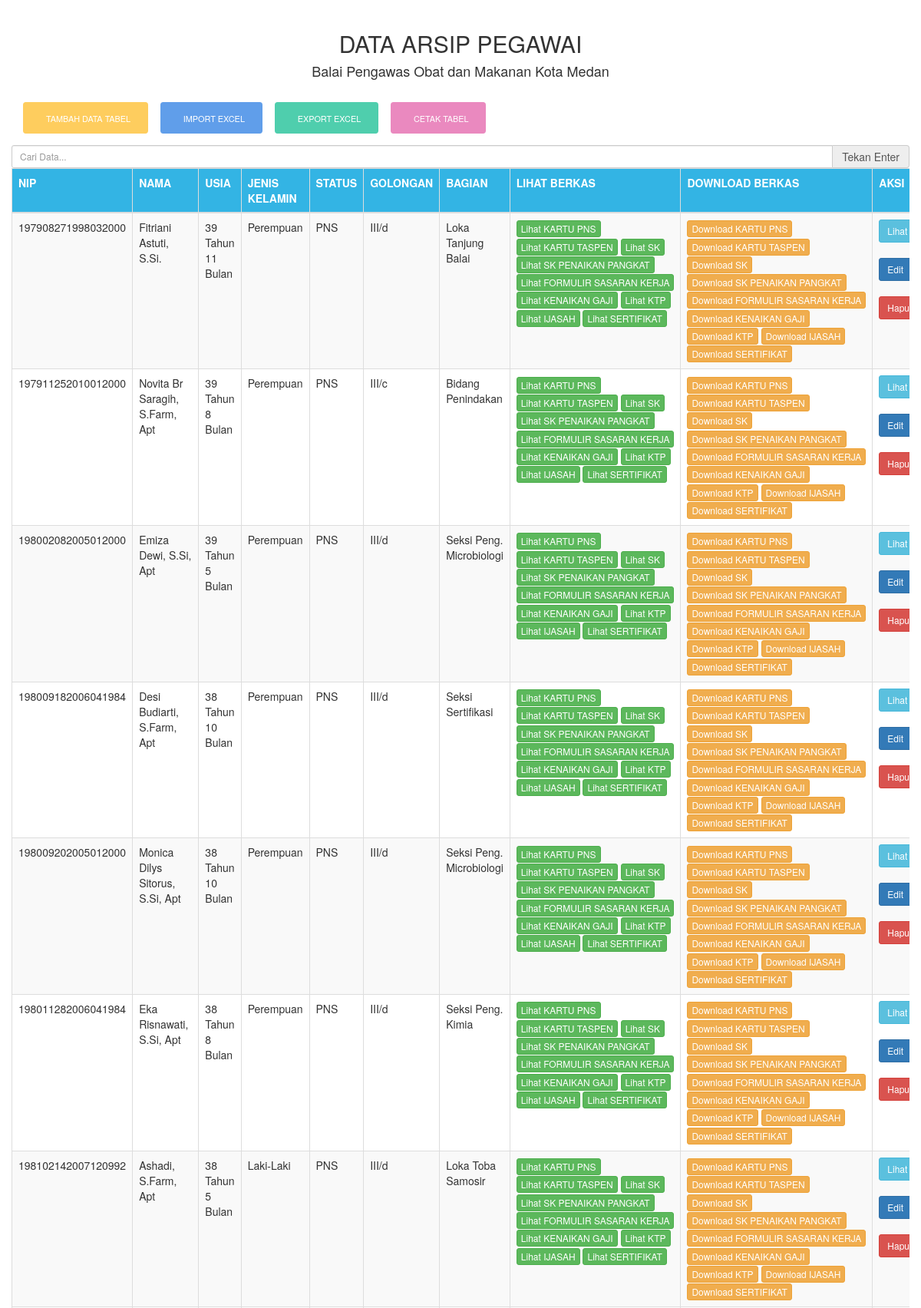
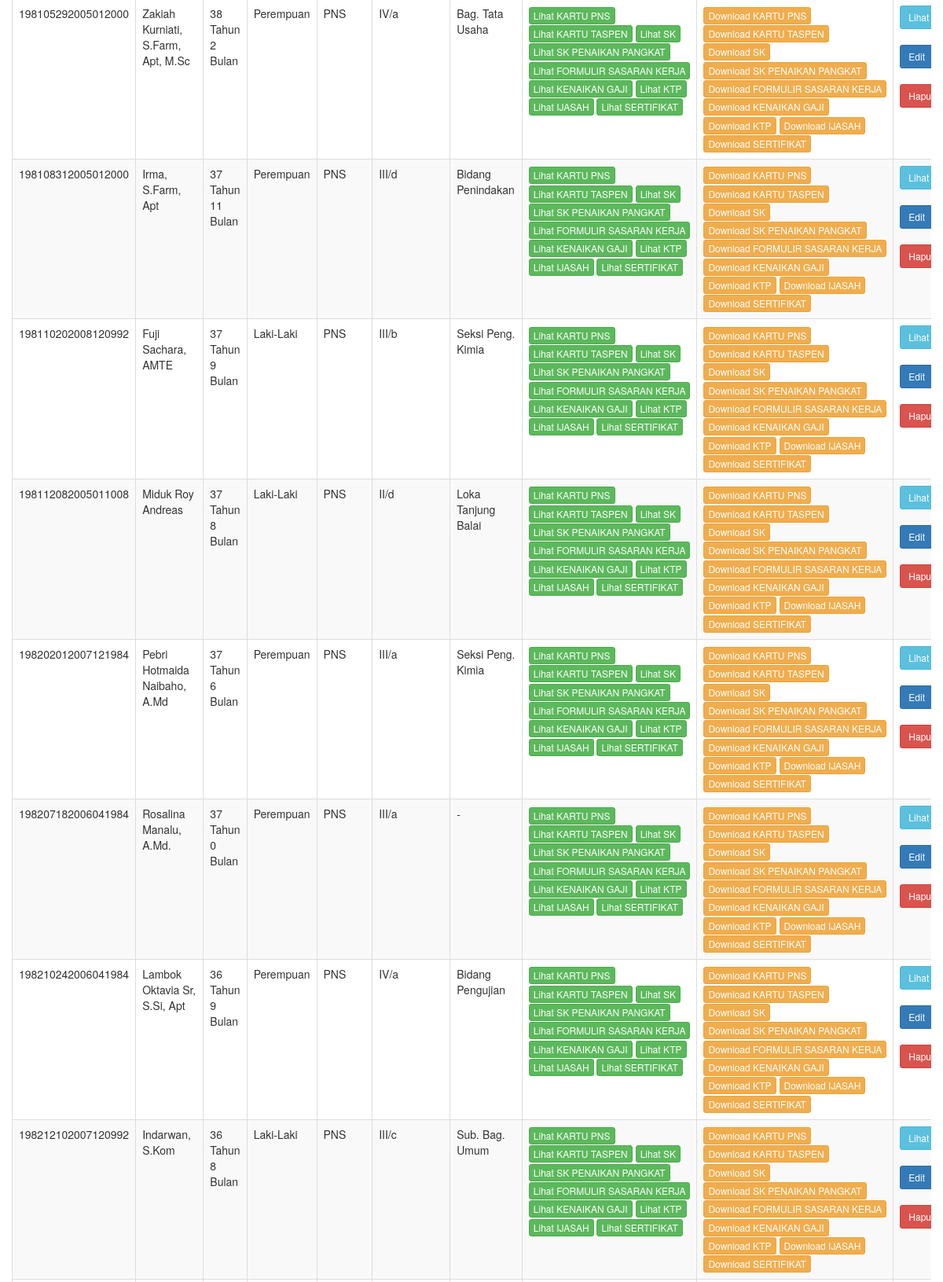
Page /tabel/index.php?page=4 (upper part) on the committed database (2 pictures, top to bottom).
### tables this page shows
CREATE TABLE `mahasiswa` (
  `nip` varchar(20) NOT NULL,
  `nama` varchar(50) NOT NULL,
  `tela` varchar(250) NOT NULL,
  `tala` varchar(150) NOT NULL,
  `usia` varchar(250) NOT NULL,
  `jenkel` varchar(250) NOT NULL,
  `tmtcpns` varchar(150) NOT NULL,
  `mkp` varchar(250) NOT NULL,
  `golongan` varchar(30) NOT NULL,
  `tmtgol` varchar(150) NOT NULL,
  `mkg` varchar(250) NOT NULL,
  `eselon` varchar(250) NOT NULL,
  `jabatan` varchar(250) NOT NULL,
  `bagian` varchar(250) NOT NULL,
  `status` varchar(250) NOT NULL,
  `dikstruk` varchar(250) NOT NULL,
  `tadi` varchar(250) NOT NULL,
  `propen` varchar(250) NOT NULL,
  `prodi` varchar(250) NOT NULL,
  `nase` varchar(250) NOT NULL,
  `talu` varchar(250) NOT NULL,
  `agama` varchar(250) NOT NULL,
  `file1` varchar(200) NOT NULL,
  `file2` varchar(200) NOT NULL,
  `file3` varchar(200) NOT NULL,
  `file4` varchar(200) NOT NULL,
  `file5` varchar(200) NOT NULL,
  `file6` varchar(200) NOT NULL,
  `file7` varchar(200) NOT NULL,
  `file8` varchar(200) NOT NULL,
  `file9` varchar(200) NOT NULL,
  `file10` varchar(200) NOT NULL,
  PRIMARY KEY (`nip`),
  KEY `nip` (`nip`)
);

### tabel/index.php (the view, shortened to what this page needs)
<!DOCTYPE html>
<html lang="en">
<head>
    <link rel="stylesheet" href="../assets/css/top.css">
    <link rel="stylesheet" href="https://use.fontawesome.com/releases/v5.4.1/css/all.css">
	<link rel="stylesheet" href="../assets/css/bootstrap.min.css">
	<link rel="stylesheet" href="../assets/css/kembali.css">
	<link rel="stylesheet" href="../assets/css/tombol.css">
</head>
<body>
	<br>
	<center>
		<h2>DATA ARSIP PEGAWAI</h2>
		<h4>Balai Pengawas Obat dan Makanan Kota Medan</h4>
	</center>
	<br>
<div class="container">
	<div class="btn-toolbar">
		<a class="btn button yellow" 	href="../input/index.php"><i class="icon-plus"></i> Tambah Data Tabel </a>
		<a class="btn button blue" 		href="../import/index.php"><i class="icon-plus"></i> Import Excel</a>
		<a class="btn button mint" 		href="../admin/export.php"><i class="icon-plus"></i> Export Excel</a>
		<a class="btn button pink" 		href="../admin/print.php"><i class="icon-plus"></i> Cetak Tabel</a>
	</div>
</div>
  <div class="col-md-12">
  <?php
  $perhalaman		= 20;
  $page				= (isset($_GET['page']))?(int)$_GET['page']:1;
  $start			= ($page - 1) * $perhalaman;
  ?>
<div class="container table-responsive">
	<div class ="row">
		<div class="col-md-15">
            <div class="input-group">
            <input type="text" name="txtCountry" id="txtCountry" class="form-control input-sm mb-10 typeahead" placeholder="Cari Data..." autocomplete="off">
            <span class="input-group-addon" title="" data-original-title="" data-trigger="hover" data-container="body" data-toggle="popover" data-placement="bottom" data-content="Cari Berita Berdasarkan Judul">Tekan Enter</span>
            </div>
<div class="container table-responsive">
	<div class ="row">
		<div class="col-md-15">
			<table class="table table-striped table-bordered table-hover table-responsive" id="tabel_siswa">
				<tr>
					<th>NIP</th>
					<th>Nama</th>
					<th>Usia</th>
					<th>Jenis Kelamin</th>
					<th>Status</th>
					<th>Golongan</th>
					<th>Bagian</th>
					<th>Lihat Berkas</th>
					<th>Download Berkas</th>
					<th>Aksi</th>
				</tr>
				<tbody>
				<?php
					include 	'../konek.php';
					$data2  	= "select * from mahasiswa order by nip LIMIT $start,$perhalaman";
					$res    	= mysqli_query($konek,$data2);
					while($row	= mysqli_fetch_array($res)){
						echo '<tr>';
						echo '<td>'. $row['nip'] . 				'</td>';
						echo '<td>'. $row['nama'] . 			'</td>';
						echo '<td>'. $row['usia'] . 			'</td>';
						echo '<td>'. $row['jenkel'] . 			'</td>';
						echo '<td>'. $row['status'] . 			'</td>';
						echo '<td>'. $row['golongan'] . 		'</td>';
						echo '<td>'. $row['bagian'] . 			'</td>';
						echo '<td><a class="btn btn-xs btn-success" target="_blank" href="../datascan/KARTU_PNS/'. 				$row['file1'] 		. 	'">Lihat KARTU PNS</a>
								  <a class="btn btn-xs btn-success" target="_blank" href="../datascan/KARTU_TASPEN/'. 			$row['file2'] 		.	'">Lihat KARTU TASPEN</a>
								  <a class="btn btn-xs btn-success" target="_blank" href="../datascan/SK/'. 					$row['file3'] 		.	'">Lihat SK</a>
								  <a class="btn btn-xs btn-success" target="_blank" href="../datascan/SK_PENAIKAN_PANGKAT/'. 	$row['file4'] 		.	'">Lihat SK PENAIKAN PANGKAT</a>
								  <a class="btn btn-xs btn-success" target="_blank" href="../datascan/FORMULIR_SASARAN_KERJA/'. $row['file5'] 		.	'">Lihat FORMULIR SASARAN KERJA</a>
								  <a class="btn btn-xs btn-success" target="_blank" href="../datascan/KENAIKAN_GAJI/'. 			$row['file6'] 		.	'">Lihat KENAIKAN GAJI</a>
								  <a class="btn btn-xs btn-success" target="_blank" href="../datascan/KTP/'. 					$row['file7'] 		.	'">Lihat KTP</a>
								  <a class="btn btn-xs btn-success" target="_blank" href="../datascan/IJASAH/'. 				$row['file8'] 		.	'">Lihat IJASAH</a>
								  <a class="btn btn-xs btn-success" target="_blank" href="../datascan/SERTIFIKAT/'. 			$row['file9'] 		.	'">Lihat SERTIFIKAT</a>
								  </td>';
						echo '<td>
								  <a class="btn btn-xs btn-warning" href="../download/download1.php?filename='. 					$row['file1'] 		. 	'">Download KARTU PNS</a>
								  <a class="btn btn-xs btn-warning" href="../download/download2.php?filename='. 					$row['file2'] 		. 	'">Download KARTU TASPEN</a>
								  <a class="btn btn-xs btn-warning" href="../download/download3.php?filename='. 					$row['file3'] 		. 	'">Download SK</a>
								  <a class="btn btn-xs btn-warning" href="../download/download4.php?filename='. 					$row['file4'] 		. 	'">Download SK PENAIKAN PANGKAT</a>
								  <a class="btn btn-xs btn-warning" href="../download/download5.php?filename='. 					$row['file5'] 		. 	'">Download FORMULIR SASARAN KERJA</a>
								  <a class="btn btn-xs btn-warning" href="../download/download6.php?filename='. 					$row['file6'] 		. 	'">Download KENAIKAN GAJI</a>
								  <a class="btn btn-xs btn-warning" href="../download/download7.php?filename='. 					$row['file7'] 		. 	'">Download KTP</a>
								  <a class="btn btn-xs btn-warning" href="../download/download8.php?filename='. 					$row['file8'] 		. 	'">Download IJASAH</a>
								  <a class="btn btn-xs btn-warning" href="../download/download9.php?filename='. 					$row['file9'] 		. 	'">Download SERTIFIKAT</a>
								  </td>';
						echo '<td>
								  <a class="btn btn-sm btn-info" 	href="read.php?nip='. 				$row['nip'] 		. 	'">Lihat Data</a><br><br>
								  <a class="btn btn-sm btn-primary" href="update.php?nip='. 			$row['nip'] 		. 	'">Edit</a><br><br>
								  <a class="btn btn-sm btn-danger" 	href="delete.php?nip='. 			$row['nip'] 		. 	'">Hapus</a><br>
							  </td>';
						echo '</tr>';
					}
				?>
		 		</tbody>
			</table>
</body>
</html>

### assets/css/top.css (style rules this page uses)
body { margin: 0; padding: 0; font-family: "montserrat"; }

### assets/css/tombol.css (style rules this page uses)
.button,input.button { position: relative; display: inline-block; margin-right: 1em; margin-bottom: 1.34em; padding: 1em 2em; border-bottom: none; -webkit-border-radius: 0.333em; -moz-border-radius: 0.333em; border-radius: 0.333em; background-color: rgba(84,87,102,1); color: #FFFFFF!important; text-decoration: none!important; text-transform: uppercase; font-size: 0.778em!important; line-height: 1.714em!important; cursor: pointer; }
.button,input.button { -webkit-transition: background-color 0.3s linear,color 0.3s linear; -moz-transition: background-color 0.3s linear,color 0.3s linear; transition: background-color 0.3s linear,color 0.3s linear; }
.button.yellow,input.button.yellow { background-color: rgba(254,205,94,1); }
.button.mint,input.button.mint { background-color: rgba(79,206,173,1); }
.button.pink,input.button.pink { background-color: rgba(234,137,191,1); }
.button.blue,input.button.blue { background-color: rgba(96,158,234,1); }

### tabel/index.php (style rules this page uses)
table { box-shadow:0px 0px 5px #aaa; }
table th { padding:10px; font-weight:bold; background:#33B4E4; color:#fff; text-transform:uppercase; }
table td { padding:10px 5px; }

### rows in the picture
mahasiswa: nip "197908271998032000", nama "Fitriani Astuti, S.Si.", usia "39 Tahun 11 Bulan", jenkel "Perempuan", status "PNS", golongan "III/d", bagian "Loka Tanjung Balai"
mahasiswa: nip "197911252010012000", nama "Novita Br Saragih, S.Farm, Apt", usia "39 Tahun 8 Bulan", jenkel "Perempuan", status "PNS", golongan "III/c", bagian "Bidang Penindakan"
mahasiswa: nip "198002082005012000", nama "Emiza Dewi, S.Si, Apt", usia "39 Tahun 5 Bulan", jenkel "Perempuan", status "PNS", golongan "III/d", bagian "Seksi Peng. Microbiologi"
mahasiswa: nip "198009182006041984", nama "Desi Budiarti, S.Farm, Apt", usia "38 Tahun 10 Bulan", jenkel "Perempuan", status "PNS", golongan "III/d", bagian "Seksi Sertifikasi"
mahasiswa: nip "198009202005012000", nama "Monica Dilys Sitorus, S.Si, Apt", usia "38 Tahun 10 Bulan", jenkel "Perempuan", status "PNS", golongan "III/d", bagian "Seksi Peng. Microbiologi"
mahasiswa: nip "198011282006041984", nama "Eka Risnawati, S.Si, Apt", usia "38 Tahun 8 Bulan", jenkel "Perempuan", status "PNS", golongan "III/d", bagian "Seksi Peng. Kimia"
mahasiswa: nip "198102142007120992", nama "Ashadi, S.Farm, Apt", usia "38 Tahun 5 Bulan", jenkel "Laki-Laki", status "PNS", golongan "III/d", bagian "Loka Toba Samosir"
mahasiswa: nip "198105292005012000", nama "Zakiah Kurniati, S.Farm, Apt, M.Sc", usia "38 Tahun 2 Bulan", jenkel "Perempuan", status "PNS", golongan "IV/a", bagian "Bag. Tata Usaha"
mahasiswa: nip "198108312005012000", nama "Irma, S.Farm, Apt", usia "37 Tahun 11 Bulan", jenkel "Perempuan", status "PNS", golongan "III/d", bagian "Bidang Penindakan"
mahasiswa: nip "198110202008120992", nama "Fuji Sachara, AMTE", usia "37 Tahun 9 Bulan", jenkel "Laki-Laki", status "PNS", golongan "III/b", bagian "Seksi Peng. Kimia"
mahasiswa: nip "198112082005011008", nama "Miduk Roy Andreas", usia "37 Tahun 8 Bulan", jenkel "Laki-Laki", status "PNS", golongan "II/d", bagian "Loka Tanjung Balai"
mahasiswa: nip "198202012007121984", nama "Pebri Hotmaida Naibaho, A.Md", usia "37 Tahun 6 Bulan", jenkel "Perempuan", status "PNS", golongan "III/a", bagian "Seksi Peng. Kimia"
mahasiswa: nip "198207182006041984", nama "Rosalina Manalu, A.Md.", usia "37 Tahun 0 Bulan", jenkel "Perempuan", status "PNS", golongan "III/a", bagian "-"
mahasiswa: nip "198210242006041984", nama "Lambok Oktavia Sr, S.Si, Apt", usia "36 Tahun 9 Bulan", jenkel "Perempuan", status "PNS", golongan "IV/a", bagian "Bidang Pengujian"
mahasiswa: nip "198212102007120992", nama "Indarwan, S.Kom", usia "36 Tahun 8 Bulan", jenkel "Laki-Laki", status "PNS", golongan "III/c", bagian "Sub. Bag. Umum"
